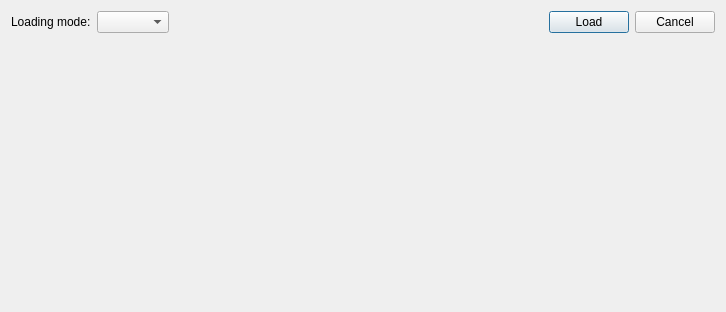
<?xml version="1.0" encoding="UTF-8"?>
<ui version="4.0">
 <class>LoadChemStationDataDialog</class>
 <widget class="QDialog" name="LoadChemStationDataDialog">
  <property name="geometry">
   <rect>
    <x>0</x>
    <y>0</y>
    <width>726</width>
    <height>312</height>
   </rect>
  </property>
  <property name="windowTitle">
   <string>Pick a ChemStation file to load</string>
  </property>
  <layout class="QVBoxLayout" name="verticalLayout_2" stretch="1,0,0">
   <item>
    <layout class="QVBoxLayout" name="panesLayout" stretch=""/>
   </item>
   <item>
    <layout class="QHBoxLayout" name="horizontalLayout">
     <item>
      <widget class="QLabel" name="ql_loadingMode">
       <property name="text">
        <string>Loading mode:</string>
       </property>
      </widget>
     </item>
     <item>
      <widget class="QComboBox" name="qcbox_loadingMode"/>
     </item>
     <item>
      <spacer name="horizontalSpacer">
       <property name="orientation">
        <enum>Qt::Horizontal</enum>
       </property>
       <property name="sizeHint" stdset="0">
        <size>
         <width>40</width>
         <height>20</height>
        </size>
       </property>
      </spacer>
     </item>
     <item>
      <widget class="QPushButton" name="qpb_load">
       <property name="text">
        <string>Load</string>
       </property>
      </widget>
     </item>
     <item>
      <widget class="QPushButton" name="qpb_cancel">
       <property name="text">
        <string>Cancel</string>
       </property>
      </widget>
     </item>
    </layout>
   </item>
   <item>
    <widget class="QLabel" name="ql_loadingModeHint">
     <property name="text">
      <string>&lt;PLACEHOLDER&gt;</string>
     </property>
    </widget>
   </item>
  </layout>
 </widget>
 <resources/>
 <connections/>
</ui>
